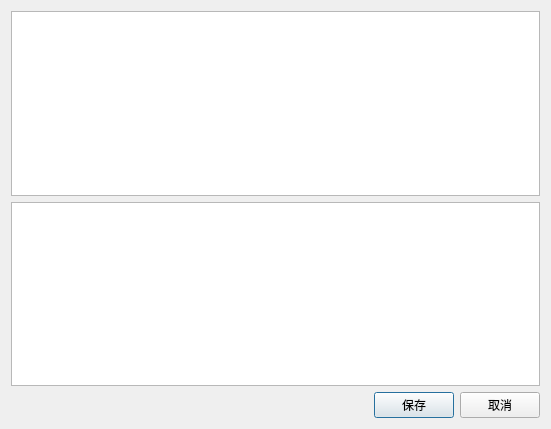
<?xml version="1.0" encoding="UTF-8"?>
<ui version="4.0">
 <class>DialogDefectProperty</class>
 <widget class="QDialog" name="DialogDefectProperty">
  <property name="geometry">
   <rect>
    <x>0</x>
    <y>0</y>
    <width>551</width>
    <height>429</height>
   </rect>
  </property>
  <property name="windowTitle">
   <string>缺陷属性</string>
  </property>
  <layout class="QVBoxLayout" name="verticalLayout">
   <item>
    <widget class="QTableWidget" name="tableWidget">
     <property name="sizeAdjustPolicy">
      <enum>QAbstractScrollArea::AdjustToContents</enum>
     </property>
    </widget>
   </item>
   <item>
    <widget class="QTreeWidget" name="treeWidget">
     <property name="contextMenuPolicy">
      <enum>Qt::ActionsContextMenu</enum>
     </property>
     <property name="sizeAdjustPolicy">
      <enum>QAbstractScrollArea::AdjustToContents</enum>
     </property>
     <property name="verticalScrollMode">
      <enum>QAbstractItemView::ScrollPerPixel</enum>
     </property>
     <property name="columnCount">
      <number>2</number>
     </property>
     <attribute name="headerVisible">
      <bool>false</bool>
     </attribute>
     <column>
      <property name="text">
       <string>序号</string>
      </property>
     </column>
     <column>
      <property name="text">
       <string>图像</string>
      </property>
     </column>
    </widget>
   </item>
   <item>
    <layout class="QHBoxLayout" name="horizontalLayout">
     <item>
      <spacer name="horizontalSpacer">
       <property name="orientation">
        <enum>Qt::Horizontal</enum>
       </property>
       <property name="sizeHint" stdset="0">
        <size>
         <width>217</width>
         <height>20</height>
        </size>
       </property>
      </spacer>
     </item>
     <item>
      <widget class="QPushButton" name="pushButtonSave">
       <property name="text">
        <string>保存</string>
       </property>
      </widget>
     </item>
     <item>
      <widget class="QPushButton" name="pushButtonCancel">
       <property name="text">
        <string>取消</string>
       </property>
      </widget>
     </item>
    </layout>
   </item>
  </layout>
 </widget>
 <resources/>
 <connections/>
</ui>
